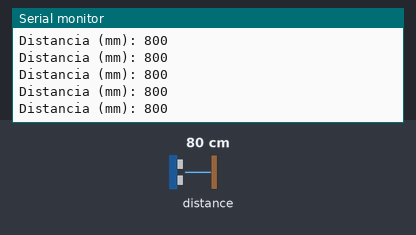
This sketch was run on a simulated Arduino Uno, built with avr-gcc and run on an emulated ATmega328P. Shown: the last lines printed to the serial monitor. The inputs (shaded band) are chosen by the test bench; at power-on: distance to the obstacle 80 cm.

Above: at 1.2 s.
1.3 s: distance to the obstacle set to 250 cm
At 1.49 s:
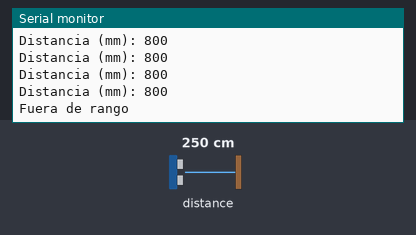
3.4 s: distance to the obstacle set to 2 cm
At 3.49 s:
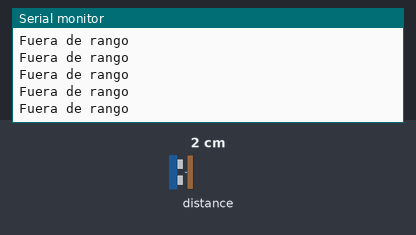
4.9 s: distance to the obstacle set to 299 cm
At 4.96 s:
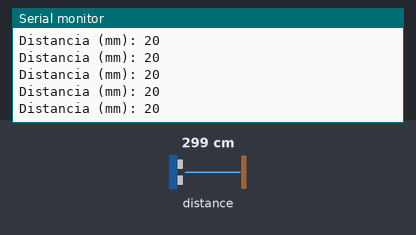

The sketch:

SENSOR_DISTANCIA_VL53L0X.ino
```cpp
#include <Wire.h>
#include <Adafruit_VL53L0X.h>

Adafruit_VL53L0X lox = Adafruit_VL53L0X();

void setup() {
  Serial.begin(9600);
  if (!lox.begin()) {
    Serial.println("No se encontró VL53L0X");
    while(1);
  }
}

void loop() {
  VL53L0X_RangingMeasurementData_t measure;
  lox.rangingTest(&measure, false);

  if (measure.RangeStatus != 4) {
    Serial.print("Distancia (mm): ");
    Serial.println(measure.RangeMilliMeter);
  } else {
    Serial.println("Fuera de rango");
  }
  delay(100);
}
```

Measured:
- after the input at 1.3 s, the serial monitor: prints a new line after 0.07 s (image 1)
